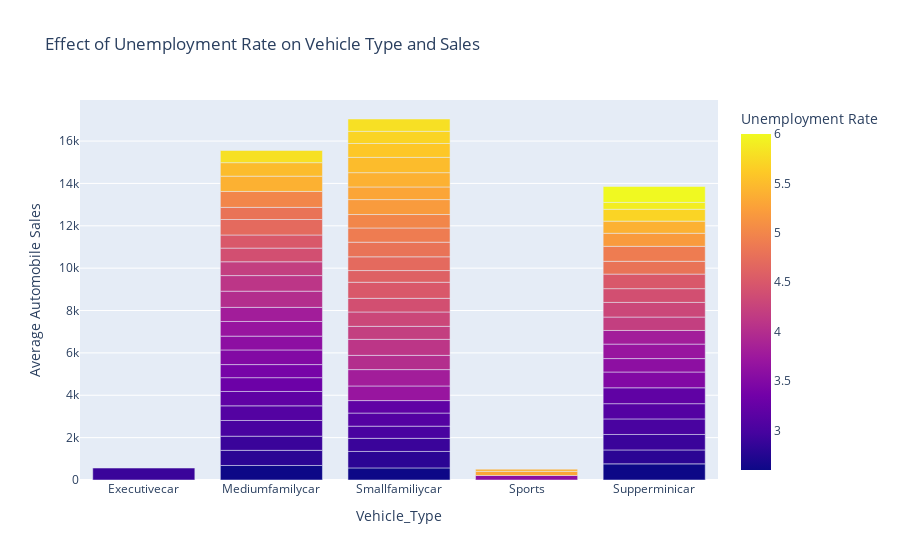

Source (notebook cell):
### Code cell
import plotly.express as px
unemp_data = df_rec1.groupby(['Vehicle_Type' , 'unemployment_rate'])['Automobile_Sales'].mean().reset_index()
figure=px.bar(unemp_data,
x='Vehicle_Type',
y='Automobile_Sales',
color='unemployment_rate', barmode='group',
labels={'unemployment_rate': 'Unemployment Rate', 'Automobile_Sales': 'Average Automobile Sales'},
title='Effect of Unemployment Rate on Vehicle Type and Sales')
figure.show()

### Figure 1 — Plotly figure (JSON) as saved in the notebook; plotly's stock layout.template omitted (floating-point values rounded to 4 significant figures)
{"data": [{"alignmentgroup": "True", "hovertemplate": "Vehicle_Type=%{x}<br>Average Automobile Sales=%{y}<br>Unemployment Rate=%{marker.color}<extra></extra>", "legendgroup": "", "marker": {"color": [2.9, 2.6, 2.8, 2.9, 3, 3.1, 3.2, 3.3, 3.4, 3.5, 3.6, 3.7, 3.8, 4, 4.1, 4.2, 4.4, 4.5, 4.7, 4.8, 5, 5.4, 5.5, 5.8, 2.6, 2.8, 2.9, 3, 3.1, 3.2, 3.7, 3.8, 4, 4.1, 4.2, 4.3, 4.4, 4.5, 4.6, 4.7, 4.8, 4.9, 5, 5.2, 5.3, 5.4, 5.5, 5.6, 5.7, 5.8, 3.6, 5.3, 5.4, 2.6, 2.8, 2.9, 3, 3.1, 3.2, 3.5, 3.6, 3.7, 3.8, 4.2, 4.3, 4.4, 4.5, 4.8, 4.9, 5.2, 5.4, 5.7, 5.9, 6], "coloraxis": "coloraxis", "pattern": {"shape": ""}}, "name": "", "offsetgroup": "", "orientation": "v", "showlegend": false, "textposition": "auto", "type": "bar", "x": ["Executivecar", "Mediumfamilycar", "Mediumfamilycar", "Mediumfamilycar", "Mediumfamilycar", "Mediumfamilycar", "Mediumfamilycar", "Mediumfamilycar", "Mediumfamilycar", "Mediumfamilycar", "Mediumfamilycar", "Mediumfamilycar", "Mediumfamilycar", "Mediumfamilycar", "Mediumfamilycar", "Mediumfamilycar", "Mediumfamilycar", "Mediumfamilycar", "Mediumfamilycar", "Mediumfamilycar", "Mediumfamilycar", "Mediumfamilycar", "Mediumfamilycar", "Mediumfamilycar", "Smallfamiliycar", "Smallfamiliycar", "Smallfamiliycar", "Smallfamiliycar", "Smallfamiliycar", "Smallfamiliycar", "Smallfamiliycar", "Smallfamiliycar", "Smallfamiliycar", "Smallfamiliycar", "Smallfamiliycar", "Smallfamiliycar", "Smallfamiliycar", "Smallfamiliycar", "Smallfamiliycar", "Smallfamiliycar", "Smallfamiliycar", "Smallfamiliycar", "Smallfamiliycar", "Smallfamiliycar", "Smallfamiliycar", "Smallfamiliycar", "Smallfamiliycar", "Smallfamiliycar", "Smallfamiliycar", "Smallfamiliycar", "Sports", "Sports", "Sports", "Supperminicar", "Supperminicar", "Supperminicar", "Supperminicar", "Supperminicar", "Supperminicar", "Supperminicar", "Supperminicar", "Supperminicar", "Supperminicar", "Supperminicar", "Supperminicar", "Supperminicar", "Supperminicar", "Supperminicar", "Supperminicar", "Supperminicar", "Supperminicar", "Supperminicar", "Supperminicar", "Supperminicar"], "xaxis": "x", "y": [564, 685.5, 714.8, 666.9, 742.5, 691.3, 678.0, 651.5, 617.9, 690.5, 651.7, 692.8, 665.8, 763.9, 736.5, 651.7, 645.0, 619.1, 731.4, 572.7, 751.4, 721.5, 637.3, 574.3, 570.9, 776.2, 619.4, 574.7, 618.2, 589, 689.8, 773.3, 671.6, 756.3, 614.4, 677.6, 643.9, 759.5, 552.3, 648.1, 690.4, 670.5, 635.3, 705.6, 595.8, 675.0, 723, 653.7, 575.2, 581.2, 214, 195, 102, 762, 657.1, 729.6, 734.9, 719.0, 750, 745, 633.8, 682.9, 644.5, 633.0, 690.7, 650, 686.1, 604.5, 707.4, 615.4, 574.0, 559.4, 325, 750.8], "yaxis": "y"}], "layout": {"barmode": "group", "coloraxis": {"colorbar": {"title": {"text": "Unemployment Rate"}}, "colorscale": [[0, "#0d0887"], [0.1111, "#46039f"], [0.2222, "#7201a8"], [0.3333, "#9c179e"], [0.4444, "#bd3786"], [0.5556, "#d8576b"], [0.6667, "#ed7953"], [0.7778, "#fb9f3a"], [0.8889, "#fdca26"], [1, "#f0f921"]]}, "legend": {"tracegroupgap": 0}, "title": {"text": "Effect of Unemployment Rate on Vehicle Type and Sales"}, "xaxis": {"anchor": "y", "domain": [0, 1], "title": {"text": "Vehicle_Type"}}, "yaxis": {"anchor": "x", "domain": [0, 1], "title": {"text": "Average Automobile Sales"}}}}
